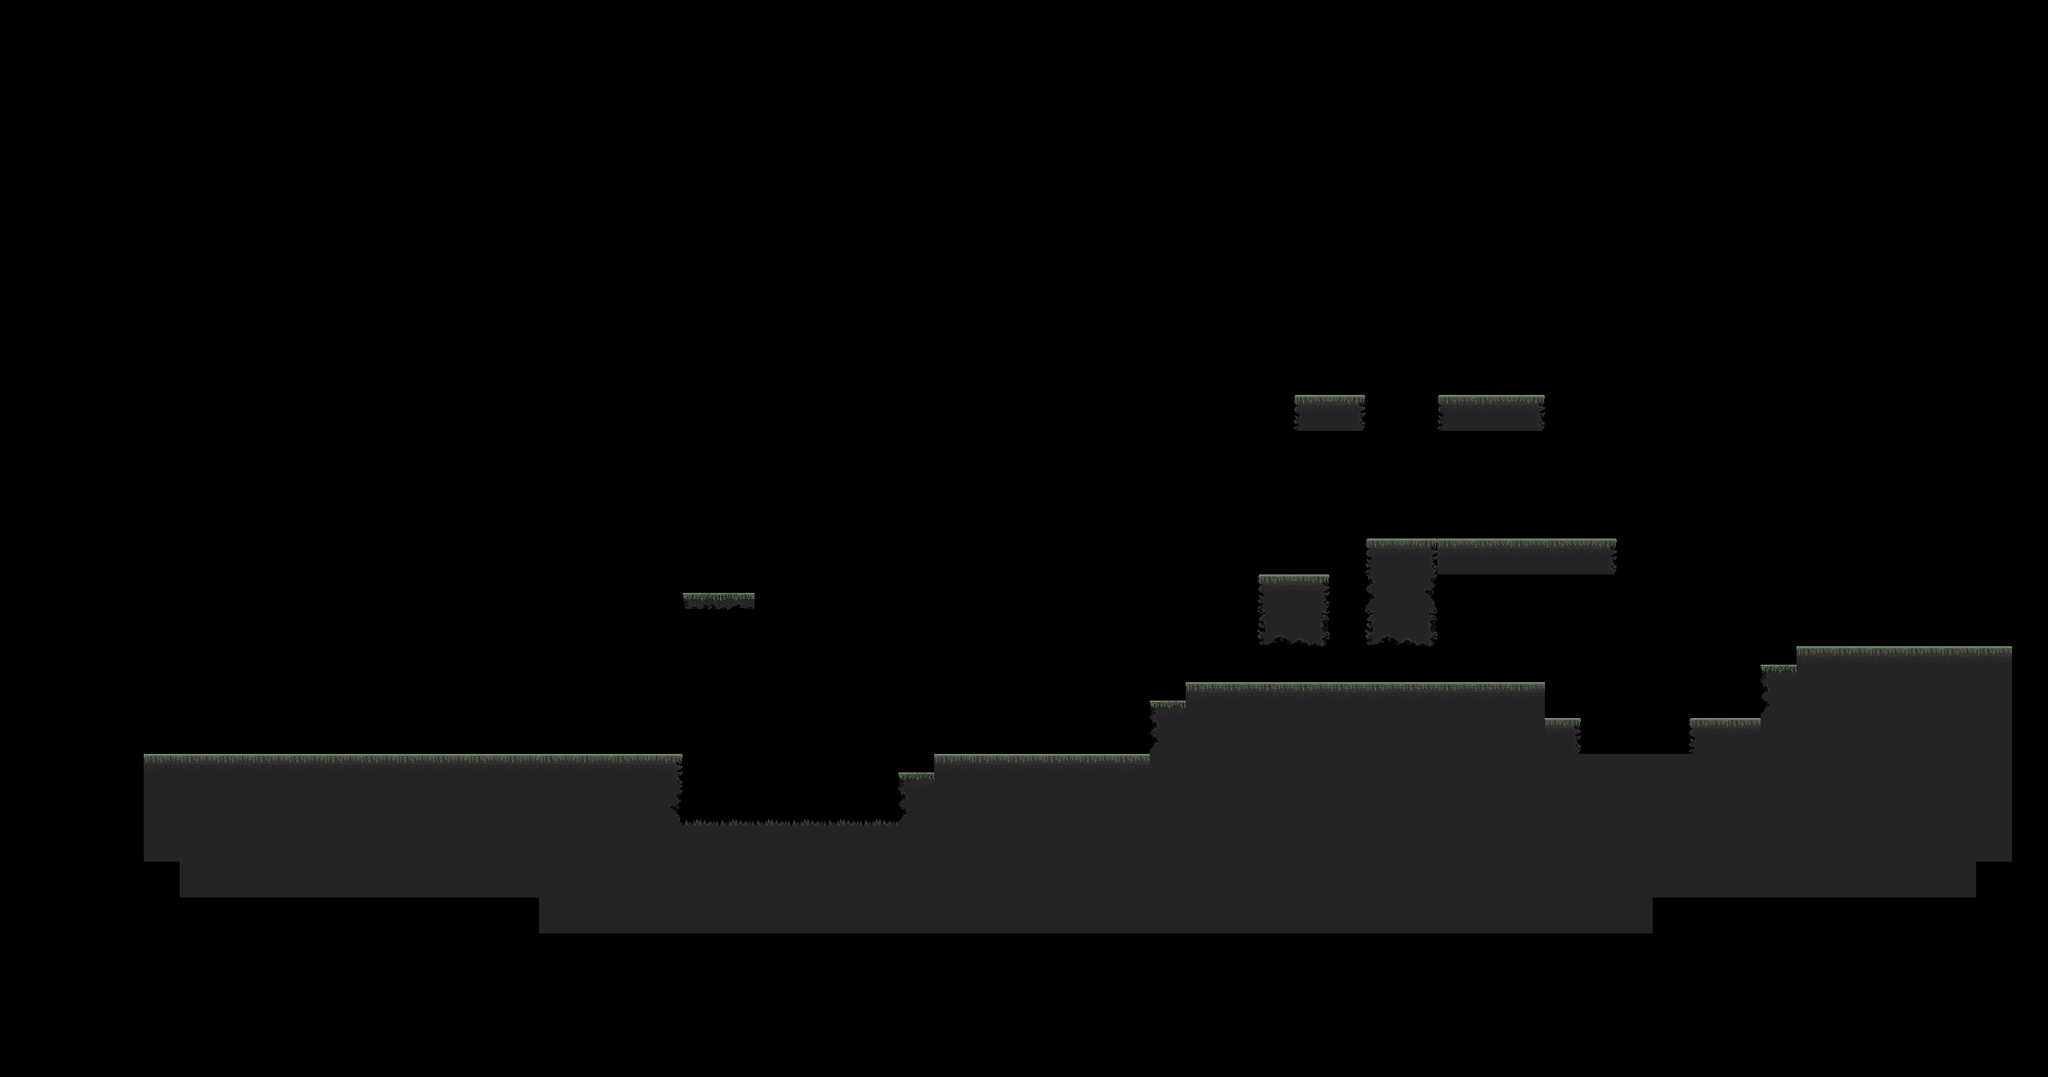

A level layout from a 2D game, rendered from its tile map. Below: a short description, then the map file with tile-grid data replaced by summaries:
An orthogonal 57x30 tile map with 64x64 px tiles, 3 tile layers (Bg, Fg, Paths), 3 tilesets and 41 objects.

<map version="1.0" orientation="orthogonal" renderorder="right-down" width="57" height="30" tilewidth="64" tileheight="64" nextobjectid="394">
 <tileset firstgid="1" name="her_path" tilewidth="64" tileheight="64" spacing="2" tilecount="7" columns="7">
  <image source="../ch3/her_path.png" width="512" height="128" />
 </tileset>
 <tileset firstgid="8" name="ch1_tileset" tilewidth="64" tileheight="64" spacing="2" tilecount="45" columns="15">
  <image source="ch1_tileset.png" width="1024" height="256" />
 </tileset>
 <tileset firstgid="53" name="ch3_half_tilesets" tilewidth="64" tileheight="64" spacing="2" tilecount="15" columns="15">
  <image source="../ch3/ch3_half_tilesets.png" width="1024" height="128" />
 </tileset>
 <layer name="Bg" width="57" height="30">
  <data>[1710 cells, 0 non-empty, 0 distinct tile ids]</data>
 </layer>
 <layer name="Fg" width="57" height="30">
  <data>[1710 cells, 299 non-empty, 12 distinct tile ids]</data>
 </layer>
 <objectgroup name="Floor">
  <object id="352" x="387" y="896" width="64" height="512" />
  <object id="353" x="384" y="1344" width="832" height="64" />
  <object id="354" x="1152" y="1408" width="64" height="192" />
  <object id="355" x="1215.33" y="1470.67" width="384" height="64" />
  <object id="356" x="1600" y="1375" width="64" height="225" />
  <object id="357" x="1664" y="1344" width="448" height="64" />
  <object id="358" x="2048" y="1243.33" width="64" height="100.667" />
  <object id="359" x="2112" y="1216" width="636.848" height="64" />
  <object id="360" x="2240" y="1024" width="128" height="128" />
  <object id="361" x="2432" y="961.333" width="128" height="190.667" />
  <object id="362" x="2560" y="961" width="316" height="64" />
  <object id="363" x="2560" y="704" width="192" height="64" />
  <object id="365" x="2304" y="704" width="128" height="64" />
  <object id="366" x="2688" y="1280" width="128.5" height="64" />
  <object id="367" x="2816" y="1344" width="192" height="64" />
  <object id="368" x="3008" y="1280" width="128" height="64" />
  <object id="369" x="3136" y="1183.33" width="64" height="96.6667" />
  <object id="370" x="3200" y="1152" width="256" height="64" />
  <object id="371" x="3392" y="576" width="64" height="576" />
  <object id="376" x="1472.67" y="1056" width="255.333" height="32" />
  <object id="379" x="1216" y="1054.67" width="128" height="33.3333" />
 </objectgroup>
 <objectgroup name="Boxes">
  <object id="385" x="2343.33" y="659.5" width="30.6666" height="27.6667" />
  <object id="386" x="2790" y="1240.83" width="30.6666" height="27.6667" />
  <object id="387" x="1514.97" y="1004.35" width="30.6666" height="27.6667" />
  <object id="388" x="1566.48" y="998.288" width="30.6666" height="27.6667" />
  <object id="389" x="1614.97" y="998.288" width="30.6666" height="27.6667" />
  <object id="393" x="1666.67" y="1002.17" width="30.6666" height="27.6667" />
 </objectgroup>
 <objectgroup name="Switches">
  <object id="380" x="1264.75" y="1016.25" width="10.5" height="19.5">
   <properties>
    <property name="Dir" value="-1" />
    <property name="Type" value="player" />
   </properties>
  </object>
  <object id="381" x="2498.75" y="930.25" width="10.5" height="19.5">
   <properties>
    <property name="Dir" value="1" />
    <property name="Type" value="player" />
   </properties>
  </object>
 </objectgroup>
 <objectgroup name="Doors">
  <object id="382" x="2250.67" y="1152" width="18" height="62" />
  <object id="383" x="2481.33" y="1153.33" width="13.3333" height="62" />
 </objectgroup>
 <objectgroup name="Start">
  <object id="390" x="664" y="1246" />
 </objectgroup>
 <objectgroup name="Ladders">
  <object id="364" x="2752" y="702" width="36" height="256" />
  <object id="375" x="1728" y="1053.33" width="37" height="288.667" />
  <object id="377" x="2397.33" y="956.667" width="34.6667" height="257.333" />
 </objectgroup>
 <objectgroup name="Swings" />
 <objectgroup name="GhostPath" />
 <objectgroup name="Potions" />
 <layer name="Paths" width="57" height="30">
  <data>[1710 cells, 0 non-empty, 0 distinct tile ids]</data>
 </layer>
 <objectgroup name="Spikes">
  <object id="372" x="2816" y="1313.5" width="192" height="30.5" />
  <object id="373" x="1216" y="1458.33" width="384" height="11.6667" />
 </objectgroup>
 <objectgroup name="Dialogs" />
 <objectgroup name="End">
  <object id="391" x="3249" y="993.5" width="174" height="159.667">
   <properties>
    <property name="Chapter" value="CHAPTER3" />
    <property name="Level" value="0" />
   </properties>
  </object>
 </objectgroup>
 <objectgroup name="Checkpoints">
  <object id="392" x="556" y="1310.67" width="181.333" height="24" />
 </objectgroup>
 <objectgroup name="Enemies">
  <object id="384" x="2730.75" y="1187.5" width="30.5" height="23">
   <properties>
    <property name="Type" value="ROCK" />
   </properties>
  </object>
 </objectgroup>
 <objectgroup name="Water" />
 <objectgroup name="Props" />
 <objectgroup name="Platforms" />
 <objectgroup name="Bridge">
  <object id="378" x="1216" y="1344" width="384" height="64" />
 </objectgroup>
</map>
